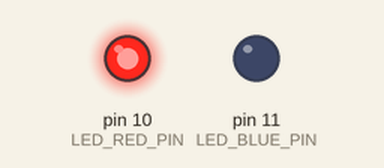
Simulated run of this sketch. Board: Arduino Uno, built with avr-gcc and run on an emulated ATmega328P. On the bench: output pins drawn as LEDs (lit = HIGH).

Above: at 0.1 s.
Timing chart, 0 to 1.6 s (numbered marks = the images above):
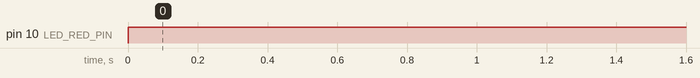

Measured:
- by itself, pin 10 (LED_RED_PIN): LOW → HIGH at 0.00 s

The sketch:

temp.ino
```cpp
// English for which LED to Strobe
#define RED 0x0
#define BLUE 0x1

// Variable to track which LED is on
byte whichLED = RED;

// Where are the LEDs connected?
const int LED_RED_PIN = 10;
const int LED_BLUE_PIN = 11;

// State variables for the LEDs
byte redState = LOW;
byte blueState = LOW;

// Some delay values to change flashing behavior
//unsigned long SWITCH_DELAY = 250;
const unsigned long SWITCH_DELAY = 600;
const unsigned long STROBE_DELAY = 100;

// Seed the initial wait for the strobe effect
unsigned long strobeWait = STROBE_DELAY;

// Variable to see when we should swtich LEDs
unsigned long waitUntilSwitch = SWITCH_DELAY;  // seed initial wait

void setup() {
  pinMode(LED_RED_PIN, OUTPUT);
  pinMode(LED_BLUE_PIN, OUTPUT);
}

void loop() {
  digitalWrite(LED_RED_PIN, HIGH);     // each iteration of loop() will set the IO pins,
  digitalWrite(LED_BLUE_PIN, LOW);    // even if they don't change, that's okay


}
```
